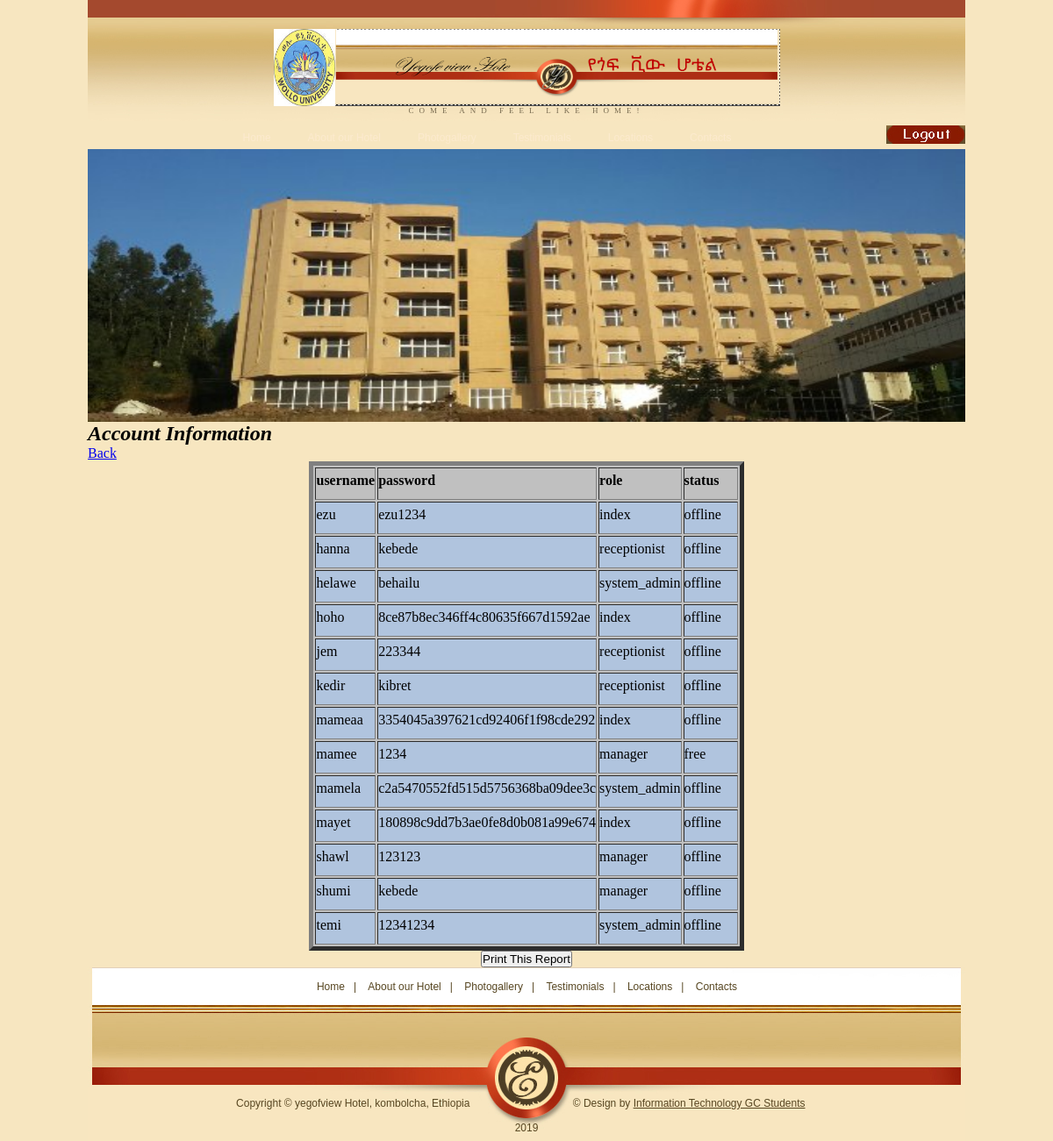
/searchAllAccounts.php, run on the app's committed database.
### tables this page shows
CREATE TABLE IF NOT EXISTS `accounts` (
  `username` varchar(30) NOT NULL,
  `password` varchar(50) NOT NULL,
  `role` varchar(30) NOT NULL,
  `status` varchar(8) NOT NULL,
  PRIMARY KEY (`username`),
  KEY `username` (`username`)
);

### searchAllAccounts.php (the view, shortened to what this page needs)
<!DOCTYPE HTML PUBLIC "-//W3C//DTD HTML 4.01 Transitional//EN"
"http://www.w3.org/TR/html4/loose.dtd">
<html>
<head>
<link rel="stylesheet" type="text/css" href="style.css" />
<body>
<div id="header">
		<a href="index.php" id="logo"><img src="images/wollo.jpg" alt="" width="70" height="88" ><img src="images/head.jpg" alt="" width="507" height="88" /></a>
		<span>Come and feel like home! </span>
		<ul id="menu">
			<li><a href="index.php">Home</a></li>
			<li><a href="about_us.php">About our Hotel</a></li>
			<li><a href="photogallery.php">Photogallery</a></li>
			<li><a href="testimonials.php">Testimonials</a></li>
			<li><a href="locations.php">Locations</a></li>
			<li><a href="contact_us.php">Contacts</a></li>
			<a href="index.php?logged=out"><img src="images/logout.jpg" border="0" align="right"></a>
		</ul>
		<img src="images/yegofe-view-hotel1.jpg" alt="" width="1000" height="311" /><br />
	</div>
  <caption align="center"> <h2><i><b>Account Information</b></i></h2></caption>
  <align="left"><a href="manager.php" target="content">Back </a>
<tr>
    <td>
<?php
$db= mysql_connect('localhost','root','');
$result = mysql_query("SELECT * FROM accounts",$db);
echo '<center><table bgcolor="#c0c0c0" border="5" align="center">';
echo'<TR><TD bgcolor="#c0c0c0"  width="60"><B>username</B>
<TD bgcolor="#c0c0c0"  width="60"><B>password</B>
<TD bgcolor="#c0c0c0"  width="60"><B>role</B>
<TD bgcolor="#c0c0c0"  width="60"><B>status</B>
</TR>';
while ($myrow = mysql_fetch_array($result))
{
echo '<tr>';
echo '<td bgcolor="#b0c4de" width="60">';
echo $myrow["username"];
echo '</td>';
echo '<td bgcolor="#b0c4de" width="60">';
echo $myrow["password"];
echo '</td>';
echo '<td bgcolor="#b0c4de" width="60">';
echo $myrow["role"];
echo '</td>';
echo '<td bgcolor="#b0c4de" width="60">';
echo $myrow["status"];
echo"</tr>";
}
echo "</TABLE>";
?>
</td></tr></table>
<center>
<input type="button" value="Print This Report" Onclick="window.print()"><br>
</center>
<div id="footer">
		<ul>
			<li><a href="index.php">Home</a>|</li>
			<li><a href="about_us.php" >About our Hotel</a>|</li>
			<li><a href="photogallery.php">Photogallery</a>|</li>
			<li><a href="testimonials.php">Testimonials</a>|</li>
			<li><a href="locations.php">Locations</a>|</li>
			<li><a href="contact_us.php">Contacts</a></li>
	  </ul>
		<div id="copyright">
		  <p><span>Copyright &copy; yegofview Hotel, kombolcha, Ethiopia </span><span>&copy; Design by <a href="" target="_blank">Information Technology GC Students</a>&nbsp;&nbsp;&nbsp;&nbsp;</span></p>
		  <p>&nbsp;</p>
		  <p>2019</p>
		</div>
	</div>
</body>
</html>

### style.css (style rules this page uses)
* { padding:0px; margin:0px; }
img { border:0px }
html { width:100%; height:100%; background:url(images/bg.jpg) top left repeat-x; background-color:#F7E6C0; }
body { width:1000px; margin:0 auto; }
#header { background:url(images/top_bg.jpg) top left no-repeat; padding:33px 0 0 0; text-align:center; }
#logo { display:block; }
#header span { font-family:"Times New Roman", Times, serif; font-size:9px; color:#786B50; text-transform:uppercase; display:block; float:left; letter-spacing:6px; width:1000px; text-align:center; }
#menu { width:1000px; float:left; margin:12px 0 1px 0; display:block; height:26px; / height:25px; }
#menu li { display:inline; padding:0 19px; line-height:25px; }
#menu a { font-family:Arial, Helvetica, sans-serif; font-size:12px; color:#FCEACE; text-decoration:none; }
table td { padding:5px 0 12px 0; }
#footer { width:1001px; float:left; height:198px; background:url(images/footer_bg.jpg) top left no-repeat; font-family:Arial, Helvetica, sans-serif; font-size:12px; color:#574621; }
#footer ul { width:1000px; text-align:center; }
#footer li { display:inline; list-style-type:none; line-height:44px; }
#footer li a { color:#574621; text-decoration:none; margin:0 10px; }
#copyright { width:1000px; text-align:center; float:left; padding:104px 0 0 0; }
#copyright span { padding:0 57px; }
#copyright a { color:#574621; text-decoration:underline }

### data on the page
accounts: username "ezu", password "ezu1234", role "index", status "offline"
accounts: username "hanna", password "kebede", role "receptionist", status "offline"
accounts: username "helawe", password "behailu", role "system_admin", status "offline"
accounts: username "hoho", password "8ce87b8ec346ff4c80635f667d1592ae", role "index", status "offline"
accounts: username "jem", password "223344", role "receptionist", status "offline"
accounts: username "kedir", password "kibret", role "receptionist", status "offline"
accounts: username "mameaa", password "3354045a397621cd92406f1f98cde292", role "index", status "offline"
accounts: username "mamee", password "1234", role "manager", status "free"
accounts: username "mamela", password "c2a5470552fd515d5756368ba09dee3c", role "system_admin", status "offline"
accounts: username "mayet", password "180898c9dd7b3ae0fe8d0b081a99e674", role "index", status "offline"
accounts: username "shawl", password "123123", role "manager", status "offline"
accounts: username "shumi", password "kebede", role "manager", status "offline"
accounts: username "temi", password "12341234", role "system_admin", status "offline"
